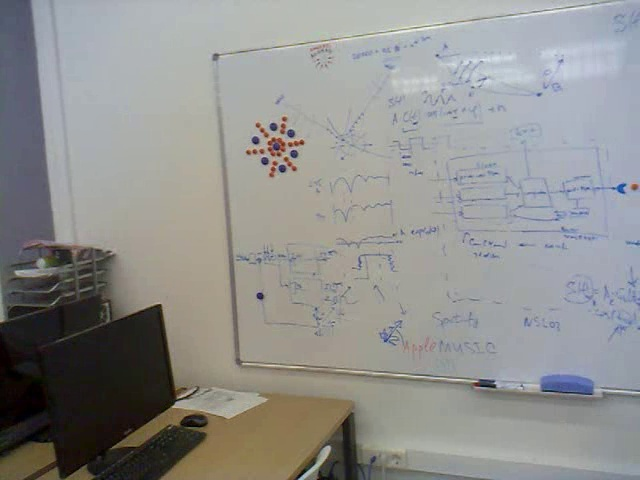
#> input picture Python/Detectors/ORB and BFmatcher/3.jpg, 640 x 480 px
$ python ORB1.1.py
#> lines starting #> are read from the running program, lines starting #| are printed output that depends on the picture
import numpy as np
import cv2


img = cv2.imread('3.jpg',0)
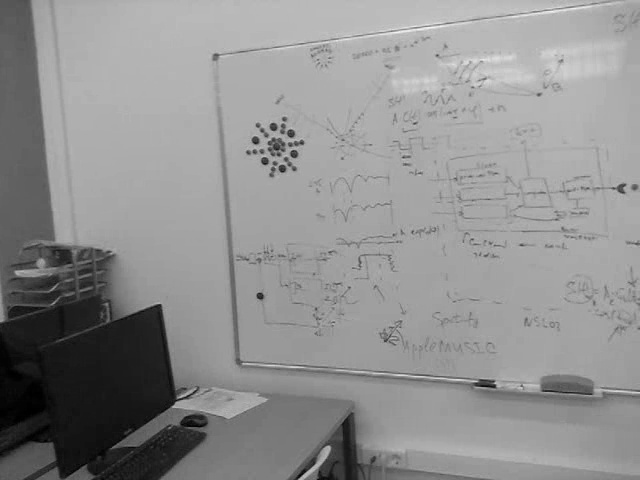
#> img: shape (480, 640); min 0, max 248, mean 143.7

# Initiate STAR detector
orb = cv2.ORB_create()

# find the keypoints with ORB
kp = orb.detect(img,None)
#> kp = 486 keypoints; strongest (x, y, size): (292, 151, 44.6), (495, 383, 31), (492, 383, 37.2), (255, 143, 44.6)

# compute the descriptors with ORB
kp, des = orb.compute(img, kp)

kp = kp[0:10]
#> kp = 10 keypoints; (x, y, size): (257, 295, 31), (259, 293, 31), (329, 446, 31), (271, 146, 31), (270, 139, 31), (217, 55, 31), (215, 54, 31), (389, 336, 31), (109, 251, 31), (521, 388, 31)

# draw only keypoints location,not size and orientation
img2 = cv2.drawKeypoints(img,kp,None,color=(0,255,0), flags=0)

cv2.imshow('df',img2)
cv2.waitKey(0)

$ run again, with Python/Detectors/ORB and BFmatcher/1.jpg copied over Python/Detectors/ORB and BFmatcher/3.jpg
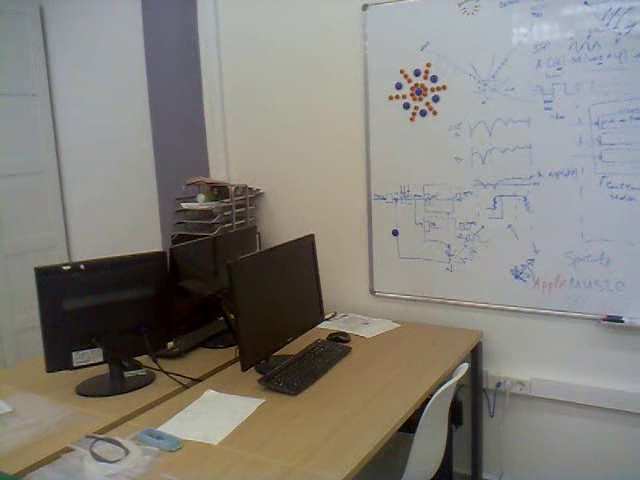
#> input picture Python/Detectors/ORB and BFmatcher/1.jpg, 640 x 480 px
#> `img = cv2.imread('3.jpg',0)`:
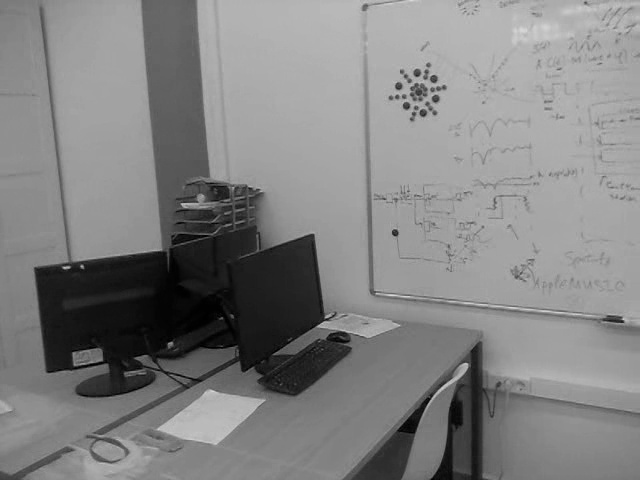
#> img: shape (480, 640); min 0, max 218, mean 130.3
#> `kp = orb.detect(img,None)`: kp = 499 keypoints; strongest (x, y, size): (326, 317, 31), (327, 319, 31), (81, 266, 31), (395, 235, 31)
#> `kp = kp[0:10]`: kp = 10 keypoints; (x, y, size): (466, 363, 31), (168, 343, 31), (102, 359, 31), (73, 353, 31), (74, 364, 31), (318, 326, 31), (258, 189, 31), (261, 191, 31), (135, 358, 31), (384, 199, 31)

$ run again, with Python/Detectors/ORB and BFmatcher/5.jpg copied over Python/Detectors/ORB and BFmatcher/3.jpg
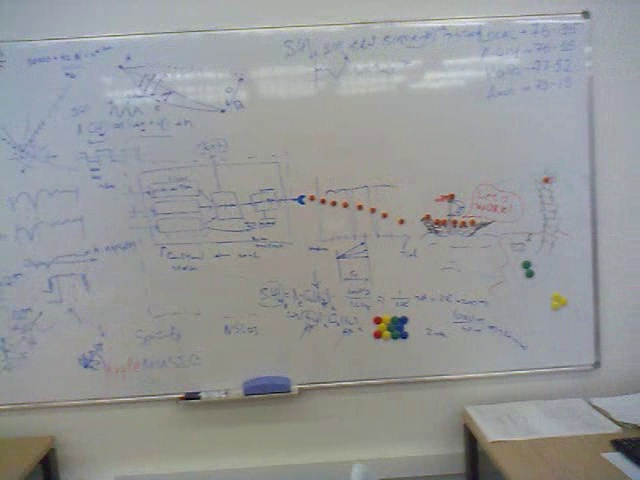
#> input picture Python/Detectors/ORB and BFmatcher/5.jpg, 640 x 480 px
#> `img = cv2.imread('3.jpg',0)`:
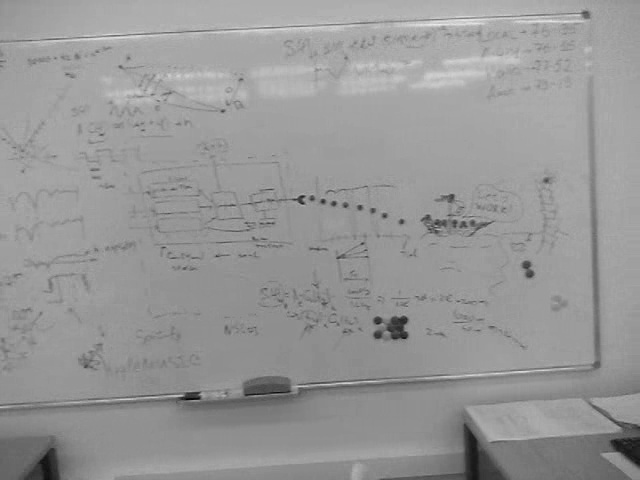
#> img: shape (480, 640); min 0, max 238, mean 151.2
#> `kp = orb.detect(img,None)`: kp = 485 keypoints; strongest (x, y, size): (198, 398, 31), (198, 397, 37.2), (199, 395, 31), (322, 201, 31)
#> `kp = kp[0:10]`: kp = 10 keypoints; (x, y, size): (303, 196, 31), (303, 199, 31), (405, 338, 31), (296, 197, 31), (299, 202, 31), (375, 321, 31), (294, 199, 31), (311, 199, 31), (311, 196, 31), (186, 393, 31)
